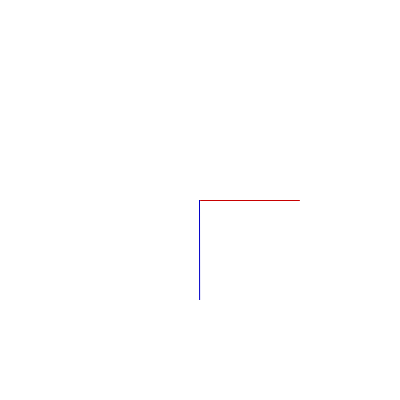
Frame 1 (no input)
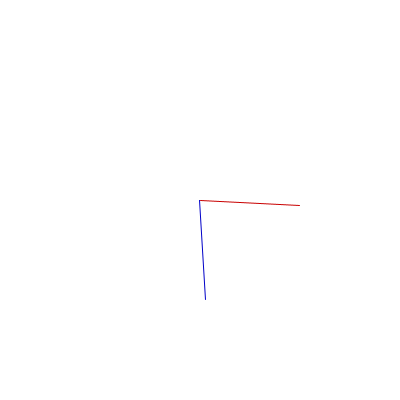
Frame 60 (the mouse pressed at the canvas centre just before this capture)
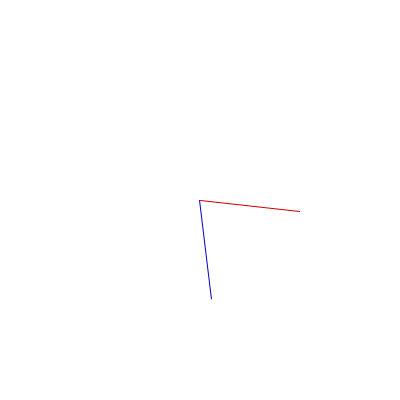
Frame 120 (the mouse held since frame 60 and released just before this capture)

The Processing sketch that drew these frames (run headless with seeded random() and noise(); from frame 60 on, the mouse is pressed at the canvas centre):

// Processing sketch: smooth_line
// ── smooth_line.pde
void setup() {
  size(400, 400);
  smooth();
}
void draw() {
  background(255);

  float x = cos(frameCount / 1000.0) * 100;
  float y = sin(frameCount / 1000.0) * 100;

  translate(200, 200);

  // draw a normal red line
  stroke(200, 0, 0);
  line(0, 0, x, y);

  // draw a smooth blue line
  fill(0, 0, 200);
  sline(0, 0, y, x);
}

// Custom 2D line function that looks smoother than line()
// in Processing 1.5.1 or 2.0a5

// It's also much slower, since it involves translating and
// rotating a rectangle.
void sline(float x0, float y0, float x1, float y1) {
  noStroke();
  pushMatrix();
  translate(x0, y0);
  rotate(atan2(y1-y0, x1-x0));
  rect(0, 0, dist(x0, y0, x1, y1), 1);
  popMatrix();
}
